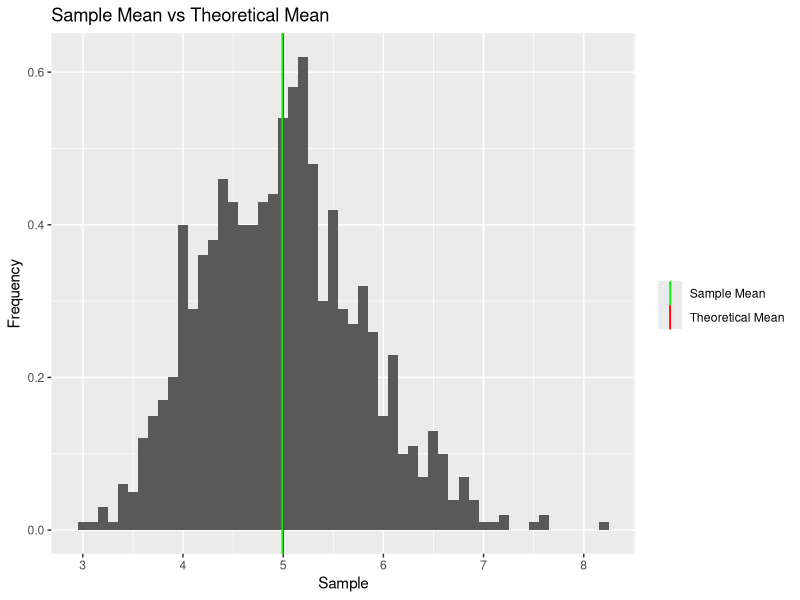
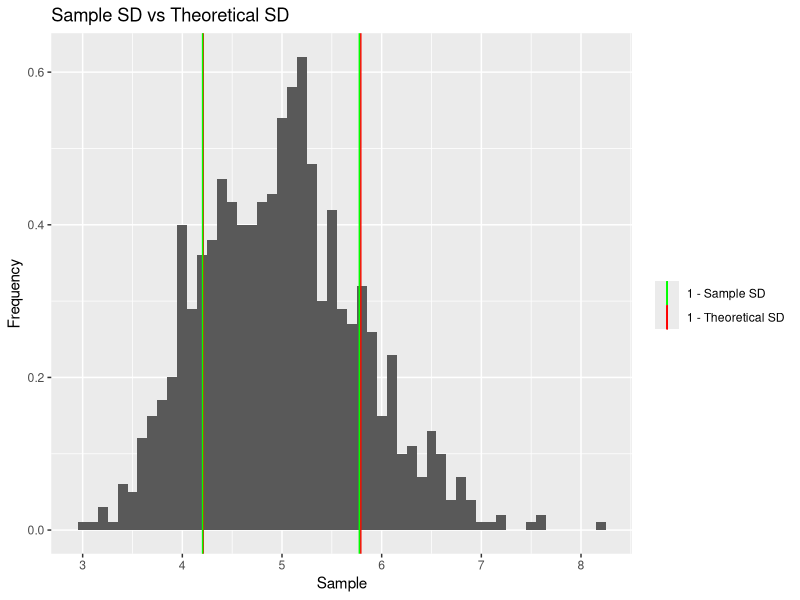
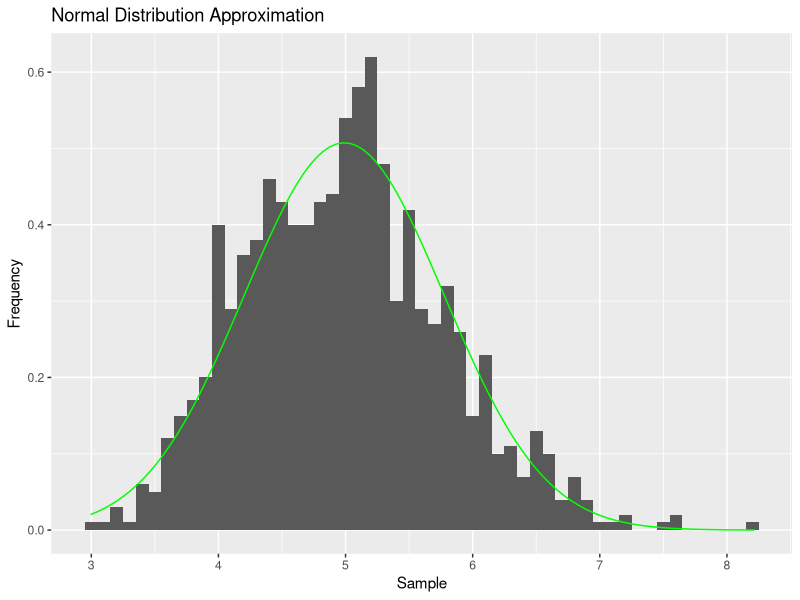

These figures' R source, in order:
## ---- chunk 1
setwd("~/Documents/ProgramsGitHub/StatInference")  # working directory
library(ggplot2)      # to be able to graph
set.seed(0)           # to be able to reproduce
## ---- chunk 2
numsim = 1000                                                # Number of simulations
sample = NULL                                                # Initialize the simulations
for (i in 1 : numsim) sample = c(sample, mean(rexp(40,0.2))) # Create the simulations
sample<-as.data.frame(sample)                                # Create a dataframe (ggplot)
head(sample)                                                 # First simulations
## ---- chunk 3
g <- ggplot(sample,aes(sample))     # Enter the database to be graph
g <- g + geom_histogram(binwidth=.1,aes( y=..density..))  # Type of graph / histogram
g <- g + geom_vline(aes(xintercept=5, color="Theoretical Mean"), 
                    linetype="solid", size=0.5, show_guide = TRUE)
g <- g + geom_vline(aes(xintercept=mean(sample), color="Sample Mean"), 
                    linetype="solid", size=0.5,show_guide = TRUE) 
g <- g + scale_colour_manual("", values = c("Sample Mean" = "green", 
                                            "Theoretical Mean" ="red" ))
g <- g + labs(title = "Sample Mean vs Theoretical Mean",x="Sample",y="Frequency")
g
## ---- chunk 4
mean(sample$sample)
## ---- chunk 5
g <- ggplot(sample,aes(sample))     # Enter the database to be graph
g <- g + geom_histogram(binwidth=.1,aes( y=..density..))  # Type of graph / histogram
g <- g + geom_vline(aes(xintercept=5+(25/40)^(1/2), color="1 - Theoretical SD"), 
                    linetype="solid", size=0.5, show_guide = TRUE)
g <- g + geom_vline(aes(xintercept=5-(25/40)^(1/2), color="1 - Theoretical SD"), 
                    linetype="solid", size=0.5, show_guide = TRUE)
g <- g + geom_vline(aes(xintercept=mean(sample)+sd(sample), color="1 - Sample SD"), 
                    linetype="solid", size=0.5,show_guide = TRUE) 
g <- g + geom_vline(aes(xintercept=mean(sample)-sd(sample), color="1 - Sample SD"), 
                    linetype="solid", size=0.5,show_guide = TRUE)
g <- g + scale_colour_manual("", values = c("1 - Sample SD" = "green", 
                                            "1 - Theoretical SD" ="red" ))
g <- g + labs(title = "Sample SD vs Theoretical SD",x="Sample",y="Frequency")
g
## ---- chunk 6
var(sample$sample)
## ---- chunk 7
g <- ggplot(sample,aes(sample))     # Enter the database to be graph
g <- g + geom_histogram(binwidth=.1,aes( y=..density..))  # Type of graph / histogram
g <- g + stat_function(fun = dnorm,args = list(mean=mean(sample$sample), 
                                               sd = sd(sample$sample)), color = "green")
g <- g + labs(title="Normal Distribution Approximation",x="Sample",y="Frequency")
g
